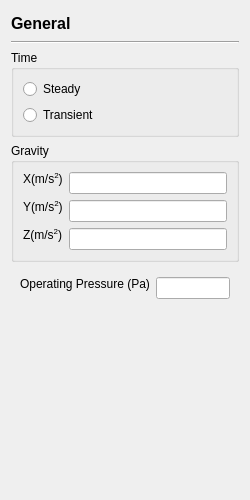
<?xml version="1.0" encoding="UTF-8"?>
<ui version="4.0">
 <class>GeneralPage</class>
 <widget class="QWidget" name="GeneralPage">
  <property name="geometry">
   <rect>
    <x>0</x>
    <y>0</y>
    <width>250</width>
    <height>500</height>
   </rect>
  </property>
  <property name="sizePolicy">
   <sizepolicy hsizetype="Preferred" vsizetype="Minimum">
    <horstretch>0</horstretch>
    <verstretch>0</verstretch>
   </sizepolicy>
  </property>
  <property name="minimumSize">
   <size>
    <width>0</width>
    <height>0</height>
   </size>
  </property>
  <property name="windowTitle">
   <string>Form</string>
  </property>
  <layout class="QVBoxLayout" name="verticalLayout_2">
   <item>
    <widget class="QLabel" name="title">
     <property name="minimumSize">
      <size>
       <width>0</width>
       <height>24</height>
      </size>
     </property>
     <property name="font">
      <font>
       <pointsize>12</pointsize>
       <bold>true</bold>
      </font>
     </property>
     <property name="text">
      <string>General</string>
     </property>
    </widget>
   </item>
   <item>
    <widget class="Line" name="line">
     <property name="orientation">
      <enum>Qt::Horizontal</enum>
     </property>
    </widget>
   </item>
   <item>
    <widget class="QGroupBox" name="groupBox">
     <property name="sizePolicy">
      <sizepolicy hsizetype="Expanding" vsizetype="Fixed">
       <horstretch>0</horstretch>
       <verstretch>0</verstretch>
      </sizepolicy>
     </property>
     <property name="title">
      <string>Time</string>
     </property>
     <layout class="QVBoxLayout" name="verticalLayout">
      <item>
       <widget class="QRadioButton" name="steady">
        <property name="text">
         <string>Steady</string>
        </property>
       </widget>
      </item>
      <item>
       <widget class="QRadioButton" name="transient_">
        <property name="text">
         <string>Transient</string>
        </property>
       </widget>
      </item>
     </layout>
    </widget>
   </item>
   <item>
    <widget class="QGroupBox" name="groupBox_2">
     <property name="title">
      <string>Gravity</string>
     </property>
     <layout class="QFormLayout" name="formLayout">
      <item row="0" column="0">
       <widget class="QLabel" name="label_x">
        <property name="sizePolicy">
         <sizepolicy hsizetype="Preferred" vsizetype="Fixed">
          <horstretch>0</horstretch>
          <verstretch>0</verstretch>
         </sizepolicy>
        </property>
        <property name="text">
         <string>X(m/s&lt;sup&gt;2&lt;/sup&gt;)</string>
        </property>
       </widget>
      </item>
      <item row="0" column="1">
       <widget class="QLineEdit" name="gravityX">
        <property name="enabled">
         <bool>true</bool>
        </property>
        <property name="text">
         <string/>
        </property>
       </widget>
      </item>
      <item row="1" column="0">
       <widget class="QLabel" name="label_y">
        <property name="sizePolicy">
         <sizepolicy hsizetype="Preferred" vsizetype="Fixed">
          <horstretch>0</horstretch>
          <verstretch>0</verstretch>
         </sizepolicy>
        </property>
        <property name="text">
         <string>Y(m/s&lt;sup&gt;2&lt;/sup&gt;)</string>
        </property>
       </widget>
      </item>
      <item row="1" column="1">
       <widget class="QLineEdit" name="gravityY">
        <property name="text">
         <string/>
        </property>
       </widget>
      </item>
      <item row="2" column="0">
       <widget class="QLabel" name="label_z">
        <property name="sizePolicy">
         <sizepolicy hsizetype="Preferred" vsizetype="Fixed">
          <horstretch>0</horstretch>
          <verstretch>0</verstretch>
         </sizepolicy>
        </property>
        <property name="text">
         <string>Z(m/s&lt;sup&gt;2&lt;/sup&gt;)</string>
        </property>
       </widget>
      </item>
      <item row="2" column="1">
       <widget class="QLineEdit" name="gravityZ">
        <property name="text">
         <string/>
        </property>
       </widget>
      </item>
     </layout>
    </widget>
   </item>
   <item>
    <widget class="QWidget" name="widget" native="true">
     <layout class="QFormLayout" name="formLayout_2">
      <item row="0" column="0">
       <widget class="QLabel" name="label">
        <property name="sizePolicy">
         <sizepolicy hsizetype="Preferred" vsizetype="Fixed">
          <horstretch>0</horstretch>
          <verstretch>0</verstretch>
         </sizepolicy>
        </property>
        <property name="text">
         <string>Operating Pressure (Pa)</string>
        </property>
       </widget>
      </item>
      <item row="0" column="1">
       <widget class="QLineEdit" name="operatingPressure">
        <property name="enabled">
         <bool>true</bool>
        </property>
        <property name="text">
         <string/>
        </property>
       </widget>
      </item>
     </layout>
    </widget>
   </item>
   <item>
    <spacer name="verticalSpacer">
     <property name="orientation">
      <enum>Qt::Vertical</enum>
     </property>
     <property name="sizeHint" stdset="0">
      <size>
       <width>20</width>
       <height>40</height>
      </size>
     </property>
    </spacer>
   </item>
  </layout>
 </widget>
 <resources/>
 <connections/>
</ui>
